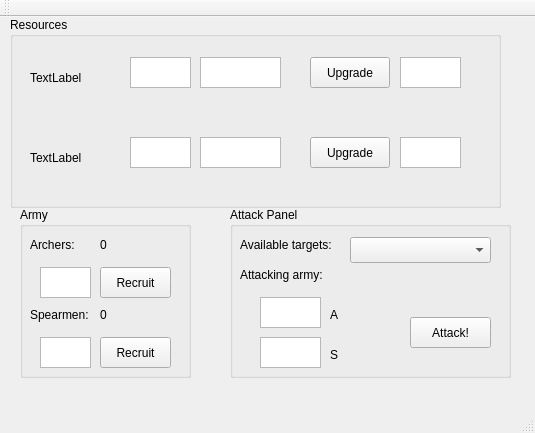
<?xml version="1.0" encoding="UTF-8"?>
<ui version="4.0">
 <class>MainWindow</class>
 <widget class="QMainWindow" name="MainWindow">
  <property name="geometry">
   <rect>
    <x>0</x>
    <y>0</y>
    <width>535</width>
    <height>433</height>
   </rect>
  </property>
  <property name="windowTitle">
   <string>MainWindow</string>
  </property>
  <widget class="QWidget" name="centralWidget">
   <widget class="QGroupBox" name="resourcesBox">
    <property name="geometry">
     <rect>
      <x>10</x>
      <y>0</y>
      <width>491</width>
      <height>191</height>
     </rect>
    </property>
    <property name="title">
     <string>Resources</string>
    </property>
    <property name="flat">
     <bool>true</bool>
    </property>
    <widget class="QPushButton" name="foodUpgrade">
     <property name="geometry">
      <rect>
       <x>300</x>
       <y>120</y>
       <width>80</width>
       <height>31</height>
      </rect>
     </property>
     <property name="text">
      <string>Upgrade</string>
     </property>
    </widget>
    <widget class="QPushButton" name="woodUpgrade">
     <property name="geometry">
      <rect>
       <x>300</x>
       <y>40</y>
       <width>80</width>
       <height>31</height>
      </rect>
     </property>
     <property name="text">
      <string>Upgrade</string>
     </property>
    </widget>
    <widget class="QTextEdit" name="woodCost">
     <property name="geometry">
      <rect>
       <x>390</x>
       <y>40</y>
       <width>61</width>
       <height>31</height>
      </rect>
     </property>
     <property name="readOnly">
      <bool>true</bool>
     </property>
    </widget>
    <widget class="QTextEdit" name="foodCost">
     <property name="geometry">
      <rect>
       <x>390</x>
       <y>120</y>
       <width>61</width>
       <height>31</height>
      </rect>
     </property>
     <property name="readOnly">
      <bool>true</bool>
     </property>
    </widget>
    <widget class="QTextEdit" name="woodSpeed">
     <property name="geometry">
      <rect>
       <x>120</x>
       <y>40</y>
       <width>61</width>
       <height>31</height>
      </rect>
     </property>
     <property name="readOnly">
      <bool>true</bool>
     </property>
    </widget>
    <widget class="QTextEdit" name="woodAmmount">
     <property name="geometry">
      <rect>
       <x>190</x>
       <y>40</y>
       <width>81</width>
       <height>31</height>
      </rect>
     </property>
     <property name="readOnly">
      <bool>true</bool>
     </property>
    </widget>
    <widget class="QTextEdit" name="foodAmmount">
     <property name="geometry">
      <rect>
       <x>190</x>
       <y>120</y>
       <width>81</width>
       <height>31</height>
      </rect>
     </property>
     <property name="readOnly">
      <bool>true</bool>
     </property>
    </widget>
    <widget class="QTextEdit" name="foodSpeed">
     <property name="geometry">
      <rect>
       <x>120</x>
       <y>120</y>
       <width>61</width>
       <height>31</height>
      </rect>
     </property>
     <property name="readOnly">
      <bool>true</bool>
     </property>
    </widget>
    <widget class="QLabel" name="foodIcon">
     <property name="geometry">
      <rect>
       <x>20</x>
       <y>110</y>
       <width>61</width>
       <height>61</height>
      </rect>
     </property>
     <property name="text">
      <string>TextLabel</string>
     </property>
    </widget>
    <widget class="QLabel" name="woodIcon">
     <property name="geometry">
      <rect>
       <x>20</x>
       <y>30</y>
       <width>61</width>
       <height>61</height>
      </rect>
     </property>
     <property name="text">
      <string>TextLabel</string>
     </property>
    </widget>
   </widget>
   <widget class="QGroupBox" name="armyBox">
    <property name="geometry">
     <rect>
      <x>20</x>
      <y>190</y>
      <width>171</width>
      <height>171</height>
     </rect>
    </property>
    <property name="title">
     <string>Army</string>
    </property>
    <widget class="QTextEdit" name="aRecruiting">
     <property name="geometry">
      <rect>
       <x>20</x>
       <y>60</y>
       <width>51</width>
       <height>31</height>
      </rect>
     </property>
     <property name="placeholderText">
      <string/>
     </property>
    </widget>
    <widget class="QLabel" name="archerLabel">
     <property name="geometry">
      <rect>
       <x>10</x>
       <y>30</y>
       <width>58</width>
       <height>16</height>
      </rect>
     </property>
     <property name="text">
      <string>Archers:</string>
     </property>
    </widget>
    <widget class="QPushButton" name="archerRec">
     <property name="geometry">
      <rect>
       <x>80</x>
       <y>60</y>
       <width>71</width>
       <height>31</height>
      </rect>
     </property>
     <property name="text">
      <string>Recruit</string>
     </property>
    </widget>
    <widget class="QLabel" name="archersNumber">
     <property name="geometry">
      <rect>
       <x>80</x>
       <y>30</y>
       <width>58</width>
       <height>16</height>
      </rect>
     </property>
     <property name="text">
      <string>0</string>
     </property>
    </widget>
    <widget class="QLabel" name="spearmanLabel">
     <property name="geometry">
      <rect>
       <x>10</x>
       <y>100</y>
       <width>71</width>
       <height>16</height>
      </rect>
     </property>
     <property name="text">
      <string>Spearmen:</string>
     </property>
    </widget>
    <widget class="QTextEdit" name="sRecruiting">
     <property name="geometry">
      <rect>
       <x>20</x>
       <y>130</y>
       <width>51</width>
       <height>31</height>
      </rect>
     </property>
    </widget>
    <widget class="QPushButton" name="spearRec">
     <property name="geometry">
      <rect>
       <x>80</x>
       <y>130</y>
       <width>71</width>
       <height>31</height>
      </rect>
     </property>
     <property name="text">
      <string>Recruit</string>
     </property>
    </widget>
    <widget class="QLabel" name="spearmenNumber">
     <property name="geometry">
      <rect>
       <x>80</x>
       <y>100</y>
       <width>58</width>
       <height>16</height>
      </rect>
     </property>
     <property name="text">
      <string>0</string>
     </property>
    </widget>
   </widget>
   <widget class="QGroupBox" name="groupBox">
    <property name="geometry">
     <rect>
      <x>230</x>
      <y>190</y>
      <width>281</width>
      <height>171</height>
     </rect>
    </property>
    <property name="title">
     <string>Attack Panel</string>
    </property>
    <widget class="QPushButton" name="attackButton">
     <property name="geometry">
      <rect>
       <x>180</x>
       <y>110</y>
       <width>81</width>
       <height>31</height>
      </rect>
     </property>
     <property name="text">
      <string>Attack!</string>
     </property>
     <property name="autoDefault">
      <bool>false</bool>
     </property>
    </widget>
    <widget class="QLabel" name="targetsLabel">
     <property name="geometry">
      <rect>
       <x>10</x>
       <y>30</y>
       <width>111</width>
       <height>16</height>
      </rect>
     </property>
     <property name="text">
      <string>Available targets:</string>
     </property>
    </widget>
    <widget class="QLabel" name="armyLabel">
     <property name="geometry">
      <rect>
       <x>10</x>
       <y>60</y>
       <width>101</width>
       <height>16</height>
      </rect>
     </property>
     <property name="text">
      <string>Attacking army:</string>
     </property>
    </widget>
    <widget class="QComboBox" name="availableTarget">
     <property name="geometry">
      <rect>
       <x>120</x>
       <y>30</y>
       <width>141</width>
       <height>26</height>
      </rect>
     </property>
     <property name="editable">
      <bool>false</bool>
     </property>
    </widget>
    <widget class="QPlainTextEdit" name="archerAttack">
     <property name="geometry">
      <rect>
       <x>30</x>
       <y>90</y>
       <width>61</width>
       <height>31</height>
      </rect>
     </property>
    </widget>
    <widget class="QPlainTextEdit" name="spearAttack">
     <property name="geometry">
      <rect>
       <x>30</x>
       <y>130</y>
       <width>61</width>
       <height>31</height>
      </rect>
     </property>
    </widget>
    <widget class="QLabel" name="label_3">
     <property name="geometry">
      <rect>
       <x>100</x>
       <y>100</y>
       <width>58</width>
       <height>16</height>
      </rect>
     </property>
     <property name="text">
      <string>A</string>
     </property>
    </widget>
    <widget class="QLabel" name="label_4">
     <property name="geometry">
      <rect>
       <x>100</x>
       <y>140</y>
       <width>58</width>
       <height>16</height>
      </rect>
     </property>
     <property name="text">
      <string>S</string>
     </property>
    </widget>
   </widget>
  </widget>
  <widget class="QMenuBar" name="menuBar">
   <property name="geometry">
    <rect>
     <x>0</x>
     <y>0</y>
     <width>535</width>
     <height>24</height>
    </rect>
   </property>
  </widget>
  <widget class="QToolBar" name="mainToolBar">
   <attribute name="toolBarArea">
    <enum>TopToolBarArea</enum>
   </attribute>
   <attribute name="toolBarBreak">
    <bool>false</bool>
   </attribute>
  </widget>
  <widget class="QStatusBar" name="statusBar"/>
 </widget>
 <layoutdefault spacing="6" margin="11"/>
 <resources/>
 <connections/>
</ui>
